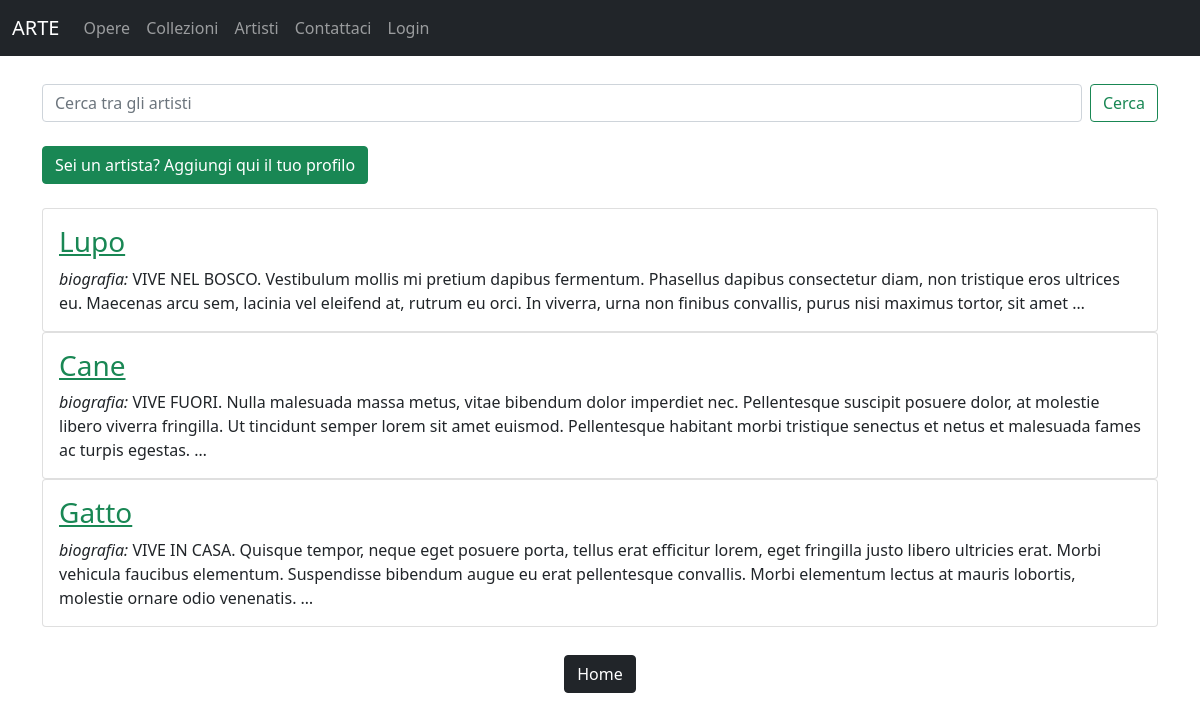
The app's page /artista/ with its own data.
### mostra/models.py (models this page shows, shortened)
class Artista(models.Model):
	nome = models.CharField(max_length=250)
	biografia = models.TextField()
	data = models.DateTimeField(auto_now=False, auto_now_add=True)
	class Meta:
		ordering = ["-data"]
	def get_absolute_url(self):
		return reverse("artista_detail", kwargs={"pk": self.pk})

### mostra/views.py (the view)
# urls.py: path("artista/", ArtistaListView.as_view(), name="artista" ),
class ArtistaListView(ListView):
	model= Artista
	template_name="mostra/artista_list.html"

### mostra/templates/mostra/artista_list.html (shortened to what this page needs)
{% extends 'mostra/common.html'%}
{% block content %}
<br>
  <div class="container my-1">
    <center><form class="d-flex" method=POST action="{% url 'search_artista' %}" role="search">
        <input class="form-control me-2" type="search" placeholder="Cerca tra gli artisti" aria-label="Search" name="searched">
        <button class="btn btn-outline-success" type="submit">Cerca</button></form></center>
    <br>
    <a href="{% url 'add_artista' %}" class="btn btn-success">Sei un artista? Aggiungi qui il tuo profilo </a>
    <br></br>
    {%for artista in artista_list%}
    <div class="card">
      <div class="card-body">
        <a href="{{artista.get_absolute_url}}" class="text-success"><h3 class="card-title">{{artista.nome}}</h3></a>
        <p class="card-text"><i>biografia: </i>{{ artista.biografia|safe|truncatewords_html:40 }}</p>
      </div>
    </div>
    {% endfor %}
  </div>
{% endblock%}

### records on screen
Artista: nome "Lupo", biografia "VIVE NEL BOSCO. Vestibulum mollis mi pretium dapibus fermentum. Phasellus dapibus consectetur diam, non tristique eros ultrices eu. Maecenas arcu sem, lacinia vel eleifend at, rutrum eu orci. In viverra, urna non finibus convallis, purus nisi maximus tortor, sit amet …"
Artista: nome "Cane", biografia "VIVE FUORI. Nulla malesuada massa metus, vitae bibendum dolor imperdiet nec. Pellentesque suscipit posuere dolor, at molestie libero viverra fringilla. Ut tincidunt semper lorem sit amet euismod. Pellentesque habitant morbi tristique senectus et netus et malesuada fames ac turpis egestas. …"
Artista: nome "Gatto", biografia "VIVE IN CASA. Quisque tempor, neque eget posuere porta, tellus erat efficitur lorem, eget fringilla justo libero ultricies erat. Morbi vehicula faucibus elementum. Suspendisse bibendum augue eu erat pellentesque convallis. Morbi elementum lectus at mauris lobortis, molestie ornare odio venenatis. …"
